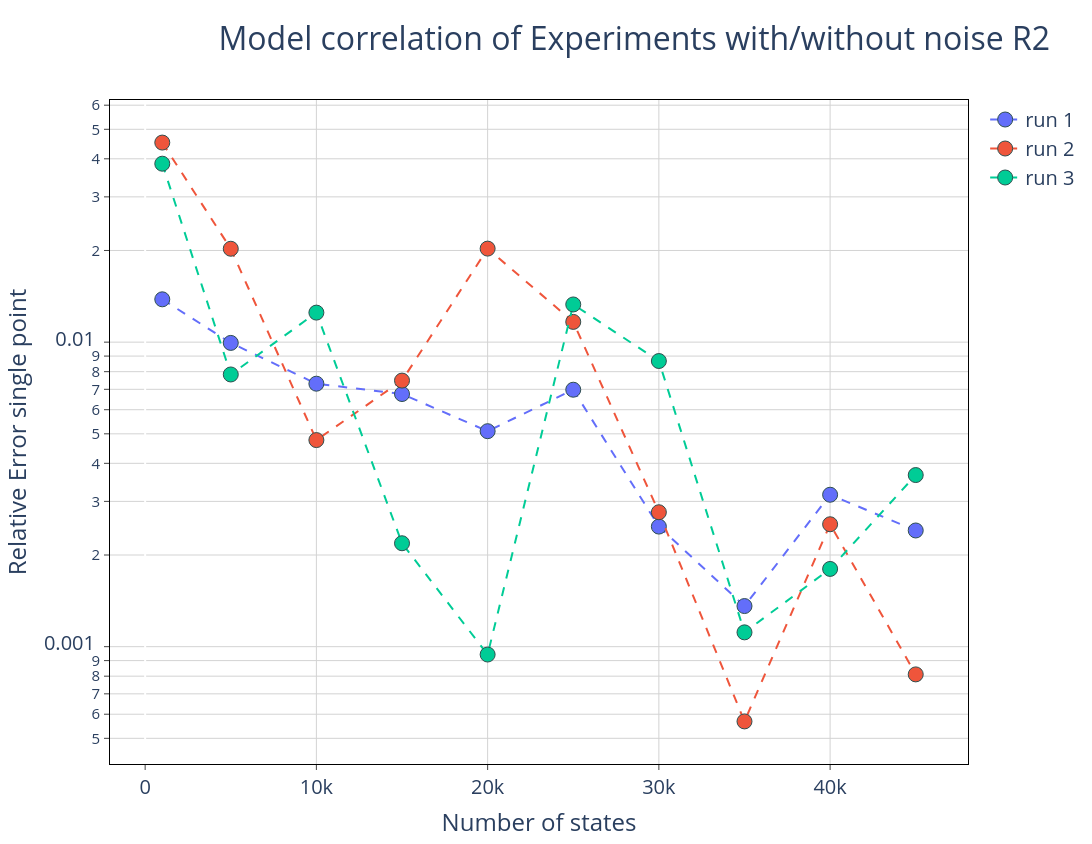

Notebook code cell kept with this figure:
### Code cell
# Configuración del subplot
fig = make_subplots(
    rows=1, 
    cols=1, 
     # Actualizado para que coincida con tus datos
)

# Agregar la primera fila (row=1)
fig.add_trace(
    go.Scatter(
        x=df_single_pt['Nstates'], 
        y=df_single_pt['run 1'], 
        mode='lines+markers', 
        name='run 1',
        line=dict(dash='dash')
    ),
    row=1, col=1
)
fig.add_trace(
    go.Scatter(
        x=df_single_pt['Nstates'], 
        y=df_single_pt['run 2'], 
        mode='lines+markers', 
        name='run 2',
        line=dict(dash='dash')
    ),
    row=1, col=1
)
fig.add_trace(
    go.Scatter(
        x=df_single_pt['Nstates'], 
        y=df_single_pt['run 3'], 
        mode='lines+markers', 
        name='run 3',
        line=dict(dash='dash')
    ),
    row=1, col=1
)


fig.update_traces(marker=dict(size=15, line=dict(width=1, color='DarkSlateGrey')))
fig.update_layout(
    height = 844,
    width = 1500,
    font=dict(size=20),
    paper_bgcolor='white',
    plot_bgcolor='white',
    title={
        'text': "Model correlation of Experiments with/without noise R2",
        'font': {'size': 32},
        'x' :0.2
    },
    #title_text="Root Mean Squared Error"
)
fig.update_xaxes(
    mirror=True,
    ticks='outside',
    showline=True,
    linecolor='black',
    gridcolor='lightgrey',
    title_text='Number of states'

)
fig.update_yaxes(
    mirror=True,
    ticks='outside',
    showline=True,
    zeroline=True,
    linecolor='black',
    gridcolor='lightgrey',
    type='log',
    title_text='Relative Error in a single point'
)
fig.show()

### Figure 1 — Plotly figure (JSON) as saved in the notebook; plotly's stock layout.template omitted (floating-point values rounded to 4 significant figures)
{"data": [{"line": {"dash": "dash"}, "marker": {"line": {"color": "DarkSlateGrey", "width": 1}, "size": 15}, "mode": "lines+markers", "name": "run 1", "type": "scatter", "x": [1000.0, 5000.0, 10000.0, 15000.0, 20000.0, 25000.0, 30000.0, 35000.0, 40000.0, 45000.0], "xaxis": "x", "y": [0.01382, 0.009943, 0.007305, 0.006756, 0.005101, 0.006979, 0.002479, 0.001359, 0.003154, 0.002407], "yaxis": "y"}, {"line": {"dash": "dash"}, "marker": {"line": {"color": "DarkSlateGrey", "width": 1}, "size": 15}, "mode": "lines+markers", "name": "run 2", "type": "scatter", "x": [1000.0, 5000.0, 10000.0, 15000.0, 20000.0, 25000.0, 30000.0, 35000.0, 40000.0, 45000.0], "xaxis": "x", "y": [0.04523, 0.02026, 0.004769, 0.007478, 0.02028, 0.01166, 0.002764, 0.0005682, 0.002523, 0.0008109], "yaxis": "y"}, {"line": {"dash": "dash"}, "marker": {"line": {"color": "DarkSlateGrey", "width": 1}, "size": 15}, "mode": "lines+markers", "name": "run 3", "type": "scatter", "x": [1000.0, 5000.0, 10000.0, 15000.0, 20000.0, 25000.0, 30000.0, 35000.0, 40000.0, 45000.0], "xaxis": "x", "y": [0.03855, 0.007831, 0.0125, 0.002186, 0.0009424, 0.0133, 0.008671, 0.001114, 0.0018, 0.003661], "yaxis": "y"}], "layout": {"font": {"size": 20}, "height": 844, "paper_bgcolor": "white", "plot_bgcolor": "white", "title": {"font": {"size": 32}, "text": "Model correlation of Experiments with/without noise R2", "x": 0.2}, "width": 1500, "xaxis": {"anchor": "y", "domain": [0, 1], "gridcolor": "lightgrey", "linecolor": "black", "mirror": true, "showline": true, "ticks": "outside", "title": {"text": "Number of states"}}, "yaxis": {"anchor": "x", "domain": [0, 1], "gridcolor": "lightgrey", "linecolor": "black", "mirror": true, "showline": true, "ticks": "outside", "title": {"text": "Relative Error single point"}, "type": "log", "zeroline": true}}}
